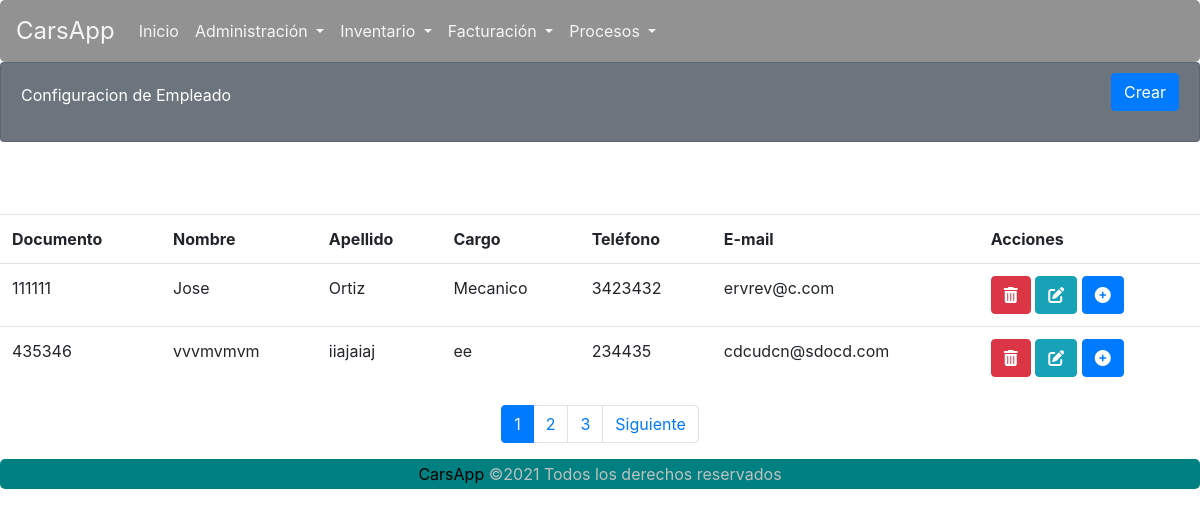
The page /carsapp/empleadoListar/ on the database its author committed.
### carsapp/models.py (models this page shows)
class Empleados(models.Model):
    cedula_Emp = models.IntegerField(primary_key=True)
    nombre_Emp = models.CharField(max_length=30, blank=False, null=False)
    apellido_Emp = models.CharField(max_length=30, blank=False, null=False)
    cargo_Emp = models.CharField(max_length=30, blank=False, null=False)
    telefono_Emp = models.CharField(max_length=15, blank=False, null=False)
    email_Emp = models.EmailField(blank=False, null=False)
    def __str__(self):
        return f"{self.nombre_Emp} {self.apellido_Emp}"

### carsapp/views.py (the view)
# urls.py: path('empleadoListar/', views.EmpleadoLista.as_view(), name='empleadoListar'),
class EmpleadoLista(ListView):
    template_name = 'carsapp/empleadoListar.html'
    queryset = Empleados.objects.all()
    paginate_by = 2
    def get_context_data(self, **kwargs):
        context = super().get_context_data(**kwargs)
        context['message'] = 'Lista de Empleados'
        print(context)
        return context

### carsapp/templates/carsapp/empleadoListar.html (shortened to what this page needs)
{% extends 'carsapp/base.html' %}
{% load static %}
{% block contenedor %}
<div class="card text-white bg-secondary">
    <div class="card-body">
        <div>
            Configuracion de Empleado
        </div>
        <div class="btn-cerrarSesion">
            <a class="btn btn-primary" href="{% url 'carsapp:empleadoFormulario' %}" id="ID_BTNListar">Crear</a>
        </div>
    </div>
</div>
    <br>
    <br />
    <br />
    {% if object_list %}
    <table class="table  table-hover">
        <tr>
            <th>Documento</th>
            <th>Nombre</th>
            <th>Apellido</th>
            <th>Cargo</th>
            <th>Teléfono</th>
            <th>E-mail</th>
            <th>Acciones</th>
        </tr>
        {% for registro in object_list %}
        <tr>
            <td>{{ registro.cedula_Emp }}</td>
            <td>{{ registro.nombre_Emp }}</td>
            <td>{{ registro.apellido_Emp }}</td>
            <td>{{ registro.cargo_Emp }}</td>
            <td>{{ registro.telefono_Emp }}</td>
            <td>{{ registro.email_Emp }}</td>
            <td>
                <a class="btn btn-danger" href="javascript:vehiculo_Eliminar('{% url 'carsapp:empleadoEliminar' registro.cedula_Emp %}')" role="button"><i class="fas fa-trash-alt"></i></a>
                <a class="btn btn-info" href="{% url 'carsapp:empleadoFormActualizar' registro.cedula_Emp %}" role="button"><i class="fas fa-edit"></i></a>
                <a class="btn btn-primary" href="{% url 'carsapp:usuarioCrear' registro.cedula_Emp %}" role="button"><i class="fas fa-plus-circle"></i></a>
            </td>
        </tr>
        {% endfor %}
    </table>
    {% else %}
    No hay datos aún.
    {% endif %}
    {% if is_paginated %}
        <div class="paginacion">
            <ul class="pagination">
                {% for i in paginator.page_range %}
                    {% if page_obj.number == i %}
                        <li class="page-item active">
                            <a href="?page={{ i }}" class="page-link">{{ i }}</a>
                        </li>
                    {% else %}
                        <li class="page-item">
                            <a href="?page={{ i }}" class="page-link">{{ i }}</a>
                        </li>
                    {% endif %}
                {% endfor %}
                {% if page_obj.has_next %}
                    <li class="page-item">
                        <a href="?page={{ page_obj.next_page_number }}" class="page-link">Siguiente</a>
                    </li>
                {% endif %}
            </ul>
        </div>
    {% endif %}
{% endblock %}

### carsapp/static/carsapp/CSS/estilos.css (style rules this page uses)
* { margin: 0; padding: 0; }
.card-body > div { display: inline-block; }
.btn-cerrarSesion { margin-top: -10px; float: right; }
.card { height: 10vh; }
.paginacion { display: flex; justify-content: center; align-items: center; }
h4, h2,small,a { margin: 0; padding: 0; color: black; }
a { text-decoration: none; }

### rows shown on the page
Empleados: cedula_Emp "111111", nombre_Emp "Jose", apellido_Emp "Ortiz", cargo_Emp "Mecanico", telefono_Emp "3423432", email_Emp "ervrev@c.com"
Empleados: cedula_Emp "435346", nombre_Emp "vvvmvmvm", apellido_Emp "iiajaiaj", cargo_Emp "ee", telefono_Emp "234435", email_Emp "cdcudcn@sdocd.com"

### other values the page prints
{{ i }} "1"
{{ i }} "2" "3"
